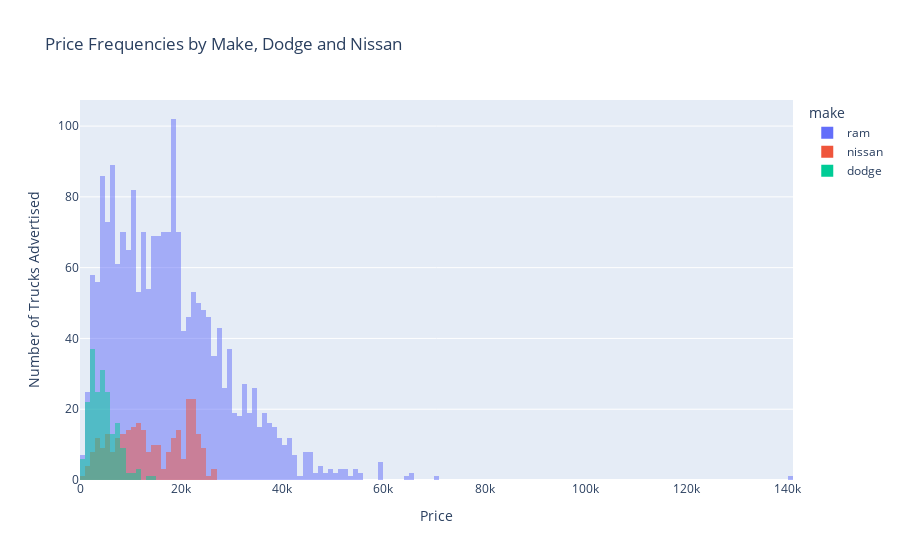

The notebook cell this image was saved under:
### Markdown cell above
The median price for Chevrolet trucks appears to be a little higher than it is for Ford. There are fewer Ram truck advertisements in our dataset, but the median sale price for these is even higher. There are proportionately more lower-end trucks advertised for Ford and Chevrolet than there are for Ram.

Let's take the Ram price histogram and compare it with Dodge and Nissan. The histograms for these makes will look substantially different from the other ones.

### Code cell
big3price = pickups.query("make in ['ram','dodge','nissan'] & price < 150000")[['price','make']]
big3price_hist = px.histogram(big3price, x="price", color="make", barmode="overlay",title="Price Frequencies by Make: Ram, Dodge, Nissan")
big3price_hist.update_layout(yaxis_title_text = 'Number of Trucks Advertised',xaxis_title_text = 'Price')

### Figure 1 — Plotly figure (JSON) as saved in the notebook; plotly's stock layout.template omitted (floating-point values rounded to 4 significant figures; data arrays with more than 128 entries replaced by an {"elided": "..."} marker saying what was removed)
{"data": [{"alignmentgroup": "True", "bingroup": "x", "hovertemplate": "make=ram<br>price=%{x}<br>count=%{y}<extra></extra>", "legendgroup": "ram", "marker": {"color": "#636efa", "opacity": 0.5, "pattern": {"shape": ""}}, "name": "ram", "offsetgroup": "ram", "orientation": "v", "showlegend": true, "type": "histogram", "x": {"elided": "1992 int values"}, "xaxis": "x", "yaxis": "y"}, {"alignmentgroup": "True", "bingroup": "x", "hovertemplate": "make=nissan<br>price=%{x}<br>count=%{y}<extra></extra>", "legendgroup": "nissan", "marker": {"color": "#EF553B", "opacity": 0.5, "pattern": {"shape": ""}}, "name": "nissan", "offsetgroup": "nissan", "orientation": "v", "showlegend": true, "type": "histogram", "x": {"elided": "282 int values"}, "xaxis": "x", "yaxis": "y"}, {"alignmentgroup": "True", "bingroup": "x", "hovertemplate": "make=dodge<br>price=%{x}<br>count=%{y}<extra></extra>", "legendgroup": "dodge", "marker": {"color": "#00cc96", "opacity": 0.5, "pattern": {"shape": ""}}, "name": "dodge", "offsetgroup": "dodge", "orientation": "v", "showlegend": true, "type": "histogram", "x": {"elided": "193 int values"}, "xaxis": "x", "yaxis": "y"}], "layout": {"barmode": "overlay", "legend": {"title": {"text": "make"}, "tracegroupgap": 0}, "title": {"text": "Price Frequencies by Make, Dodge and Nissan"}, "xaxis": {"anchor": "y", "domain": [0, 1], "title": {"text": "Price"}}, "yaxis": {"anchor": "x", "domain": [0, 1], "title": {"text": "Number of Trucks Advertised"}}}}
